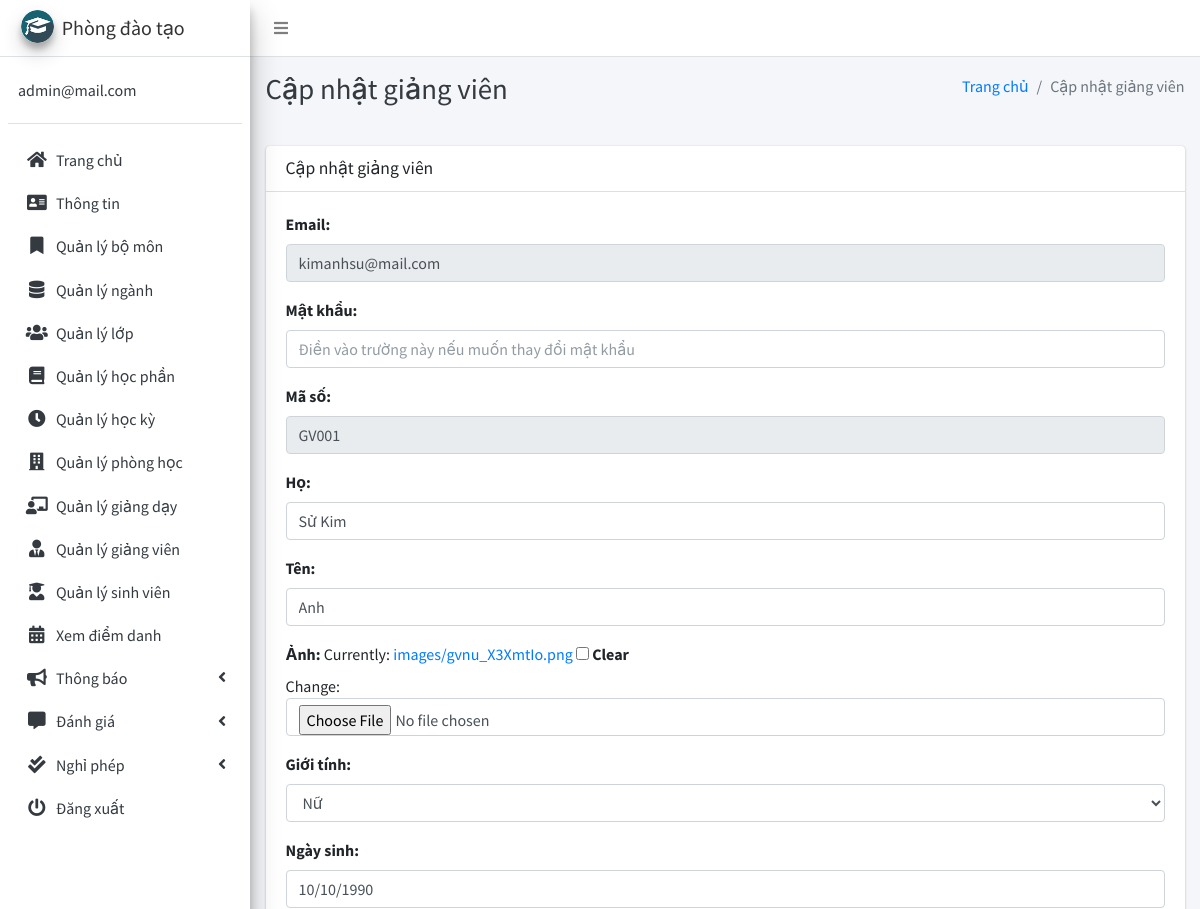
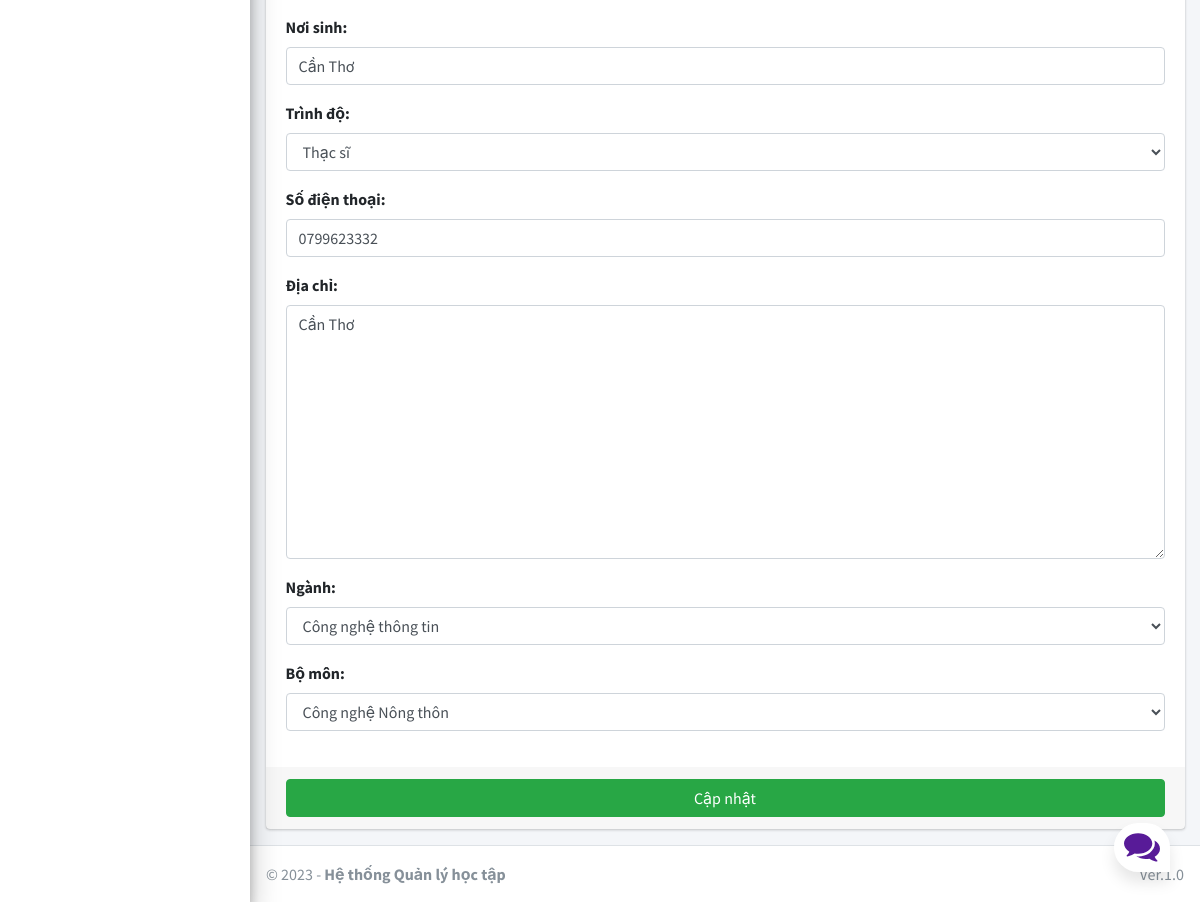
The app's page /staff/edit/GV001 (signed in) with its own data (2 pictures, top to bottom).
### main_app/models.py (models this page shows, shortened)
class CustomUser(AbstractUser):
    USER_TYPE = ((1, "PDT"), (2, "GV"), (3, "SV"))
    id = models.CharField(primary_key='True', max_length=10)
    username = None  # Removed username, using email instead
    email = models.EmailField(unique=True)
    user_type = models.CharField(default=1, choices=USER_TYPE, max_length=1)
    fcm_token = models.TextField(default="")  # For firebase notifications
    USERNAME_FIELD = "email"
    REQUIRED_FIELDS = []
    objects = CustomUserManager()

class Staff(models.Model):
    admin = models.OneToOneField(CustomUser, primary_key='True', on_delete=models.CASCADE, blank=False)
    last_name = models.CharField(max_length=200)
    first_name = models.CharField(max_length=200)
    profile_pic = models.ImageField(null=True, blank=True, upload_to="images/")
    gender = models.CharField(max_length=3, choices=gender_choice)
    dob = models.DateField(null=True)
    pob = models.CharField(max_length=200, null=True)
    level = models.CharField(max_length=30, choices=level_choice)
    number = models.CharField(max_length=15, null=True)
    address = models.TextField(null=True)
    major = models.ForeignKey(Major, on_delete=models.DO_NOTHING, null=True, blank=False)
    department = models.ForeignKey(Department, on_delete=models.DO_NOTHING, null=True, blank=False)

### main_app/hod_views.py (the view)
def edit_staff(request, admin_id):
    staff = get_object_or_404(Staff, admin_id=admin_id)
    form = StaffEditForm(request.POST or None, request.FILES or None, instance=staff)
    context = {
        'form': form,
        'admin_id': admin_id,
        'page_title': 'Cập nhật giảng viên'
    }
    if request.method == 'POST':
        if form.is_valid():
            id = form.cleaned_data.get('id')
            username = form.cleaned_data.get('username')
            last_name = form.cleaned_data.get('last_name')
            first_name = form.cleaned_data.get('first_name')
            gender = form.cleaned_data.get('gender')
            dob = form.cleaned_data.get('dob')
            pob = form.cleaned_data.get('pob')
            level = form.cleaned_data.get('level')
            number = form.cleaned_data.get('number')
            address = form.cleaned_data.get('address')
            major = form.cleaned_data.get('major')
            department = form.cleaned_data.get('department')
            email = form.cleaned_data.get('email')
            password = form.cleaned_data.get('password') or None
            profile_pic = request.FILES.get('profile_pic') or None
            try:
                user = CustomUser.objects.get(id=id)
                user.username = username
                user.email = email
                if password != None:
                    user.set_password(password)
                if profile_pic != None:
                    user.staff.profile_pic = profile_pic
                user.staff.first_name = first_name
                user.staff.last_name = last_name
                user.staff.gender = gender
                user.staff.dob = dob
                user.staff.pob = pob
                user.staff.level = level
                user.staff.number = number
                user.staff.address = address
                user.staff.major = major
                user.staff.department = department
                user.save()
                staff.save()
                messages.success(request, "Cập nhật thành công!")
                return redirect(reverse('edit_staff', args=[admin_id]))
            except Exception as e:
                messages.error(request, "Không thể cập nhật: " + str(e))
        else:
            messages.error(request, "Không thể cập nhật")
    else:
        return render(request, "hod_template/edit_staff_template.html", context)

### main_app/forms.py
class StaffEditForm(CustomUserForm):
    def __init__(self, *args, **kwargs):
        super(StaffEditForm, self).__init__(*args, **kwargs)
        self.fields['email'].disabled = True
        self.fields['id'].disabled = True
    class Meta(CustomUserForm.Meta):
        model = Staff
        labels = {
            "last_name": "Họ",
            "first_name": "Tên",
            "profile_pic": "Ảnh",
            "gender": "Giới tính",
            "dob": "Ngày sinh",
            "pob": "Nơi sinh",
            "level": "Trình độ",
            "number": "Số điện thoại",
            "email": "Email",
            "address": "Địa chỉ",
            "major": "Ngành",
            "department": "Bộ môn"
        }
        fields = CustomUserForm.Meta.fields + \
            ['last_name', 'first_name', 'profile_pic', 'gender', 'dob', 'pob', 'level', 'number', 'address', 'major', 'department']

### main_app/models.py (called while the page is built)
    def __str__(self):
        return self.name

    def __str__(self):
        return self.name

### main_app/templates/hod_template/edit_staff_template.html
{% extends 'main_app/base.html' %}
{% load static %}
{% block page_title %}{{page_title}}{% endblock page_title %}
{% block content %}
<section class="content">
    <div class="container-fluid">
        <div class="row">
            <div class="col-md-12">
                <div class="card">
                    <div class="card-header">
                        <h3 class="card-title">{{page_title}}</h3>
                    </div>
                    {% include "main_app/form_template.html" with messages=messages  form=form button_text="Cập nhật"%}
                </div>
            </div>
        </div>
    </div>
</section>
{% endblock content %}

### main_app/templates/main_app/sidebar_template.html (shortened to what this page needs)
{% load static %}
<aside class="main-sidebar sidebar-light-blue elevation-4">
    {% if request.user.user_type == '1' %}
        <a href="{% url 'admin_home' %}" class="brand-link">
            <img src="{% static 'dist/img/cmsl.png' %} " alt="AdminLTE Logo"
                 class="brand-image img-circle elevation-3">
            <span class="brand-text">Phòng đào tạo</span>
        </a>
        <div class="sidebar">
        <div class="user-panel mt-3 pb-3 mb-3 d-flex">
            <div class="info">
                <a href="#" class="d-block">{{ user }}</a>
            </div>
        </div>
        <nav class="mt-2">
        <ul class="nav nav-pills nav-sidebar flex-column" data-widget="treeview" role="menu" data-accordion="false">
        <li class="nav-item">
            {% url 'admin_home' as admin_home %}
            <a href="{{ admin_home }}" class="nav-link {% if admin_home == request.path %} active {% endif %}">
                <i class="nav-icon fas fa-home"></i>
                <p>
                    Trang chủ
                </p>
            </a>
        </li>
        <li class="nav-item">
            {% url 'admin_view_profile' as admin_view_profile %}
            <a href="{{ admin_view_profile }}"
               class="nav-link {% if admin_view_profile == request.path %} active {% endif %}">
                <i class="nav-icon fas fa-address-card"></i>
                <p>
                    Thông tin
                </p>
            </a>
        </li>
        <li class="nav-item">
            {% url 'manage_department' as manage_department %}
            <a href="{{ manage_department }}" class="nav-link {% if manage_department == request.path %} active {% endif %}">
                <i class="nav-icon fas fa-bookmark"></i>
                <p>
                    Quản lý bộ môn
                </p>
            </a>
        </li>
                <li class="nav-item">
                    {% url 'manage_major' as manage_major %}
                    {% url 'edit_major' department_id as edit_major %}
                    <a href="{{ manage_major }}"
                       class="nav-link  {% if edit_major == request.path or manage_major == request.path %} active {% endif %}">
                        <i class="nav-icon fas fa-database"></i>
                        <p>
                            Quản lý ngành
                        </p>
                    </a>
                </li>
                        <li class="nav-item">
                    {% url 'manage_grade' as manage_grade %}
                    {% url 'edit_grade' department_id as edit_grade %}
                    <a href="{{ manage_grade }}"
                       class="nav-link  {% if edit_grade == request.path or manage_grade == request.path %} active {% endif %}">
                        <i class="nav-icon fas fa-users"></i>
                        <p>
                            Quản lý lớp
                        </p>
                    </a>
                </li>
                        <li class="nav-item">
                    {% url 'manage_subject' as manage_subject %}
                    {% url 'edit_subject' subject_id as edit_subject %}
                    <a href="{{ manage_subject }}"
                       class="nav-link  {% if edit_subject == request.path or manage_subject == request.path %} active {% endif %}">
                        <i class="nav-icon fas fa-book"></i>
                        <p>
                            Quản lý học phần
                        </p>
                    </a>
                </li>
                        <li class="nav-item">
                    {% url 'manage_session' as manage_session %}
                    {% url 'edit_session' session_id as edit_session %}
                    <a href="{{ manage_session }}"
                       class="nav-link  {% if edit_session == request.path or manage_session == request.path %} active {% endif %}">
                        <i class="nav-icon fas fa-clock"></i>
                        <p>
                            Quản lý học kỳ
                        </p>
                    </a>
                </li>
                        <li class="nav-item">
                    {% url 'manage_room' as manage_room %}
                    {% url 'edit_room' room_id as edit_room %}
                    <a href="{{ manage_room }}"
                       class="nav-link {% if manage_room == request.path or request.path == edit_room %} active {% endif %}">
                        <i class="fas fa-building nav-icon"></i>
                        <p>
                            Quản lý phòng học
                        </p>
                    </a>
                </li>
                        <li class="nav-item">
                    {% url 'manage_assign' as manage_assign %}
                    {% url 'edit_assign' assign_id as edit_assign %}
                    <a href="{{ manage_assign }}"
                       class="nav-link {% if manage_assign == request.path or request.path == edit_assign %} active {% endif %}">
                        <i class="nav-icon fas fa-chalkboard-teacher"></i>
                        <p>
                            Quản lý giảng dạy
                        </p>
                    </a>
                </li>
                <li class="nav-item">
            {% url 'manage_staff' as manage_staff %}
            {% url 'edit_staff' staff_id as edit_staff %}
            <a href="{{ manage_staff }}"
               class="nav-link {% if manage_staff == request.path or request.path == edit_staff %} active {% endif %}">
                <i class="nav-icon fas fa-user-tie"></i>
                <p>
                    Quản lý giảng viên
                </p>
            </a>
        </li>
        <li class="nav-item">
            {% url 'manage_student' as manage_student %}
            {% url 'edit_student' student_id as edit_student %}
            <a href="{{ manage_student }}"
               class="nav-link  {% if edit_student == request.path or manage_student == request.path %} active {% endif %}">
                <i class="nav-icon fas fa-user-graduate"></i>
                <p>
                    Quản lý sinh viên
                </p>
            </a>
        </li>
        <li class="nav-item">
            {% url 'admin_view_attendance' as admin_view_attendance %}
            <a href="{{ admin_view_attendance }}"
               class="nav-link  {% if admin_view_attendance == request.path %} active {% endif %}">
                <i class="nav-icon fas fa-calendar-alt"></i>
                <p>
                    Xem điểm danh
                </p>
            </a>
        </li>
        <li class="nav-item has-treeview">
            <a href="#" class="nav-link">
                <i class="nav-icon fas fa-bullhorn"></i>
                <p>
                    Thông báo
                    <i class="fas fa-angle-left right"></i>
                </p>
            </a>
        </li>
                <li class="nav-item has-treeview">
            <a href="#" class="nav-link">
                <i class="nav-icon fas fa-comment-alt"></i>
                <p>
                    Đánh giá
                    <i class="fas fa-angle-left right"></i>
                </p>
            </a>
        </li>
                <li class="nav-item has-treeview">
            <a href="#" class="nav-link">
                <i class="nav-icon fas fa-check-double"></i>
                <p>
                    Nghỉ phép
                    <i class="fas fa-angle-left right"></i>
                </p>
            </a>
        </li>
    {% endif %}
    <li class="nav-item">
        <a href="{% url 'user_logout' %}"
           onclick="return confirm('Bạn có chắc chắn muốn đăng xuất?')"
           class="nav-link">
            <i class="nav-icon fas fa-power-off"></i>
            <p>
                Đăng xuất
            </p>
        </a>
    </li>
    </ul>
    </nav>
    </div>
</aside>

### main_app/templates/main_app/form_template.html (shortened to what this page needs)
<form role="form" method="POST" enctype="multipart/form-data">
    <div class="card-body">
        {% for field in form  %}
        <div class="form-group">
            {{field.label_tag}}
            {{field}}
        </div>
        {% endfor %}
    </div>
    <div class="card-footer">
        <button type="submit" class="btn btn-success btn-block">
            {% if button_text %}
            {{button_text}}
            {% else %}
            Submit
            {% endif %}
        </button>
    </div>
</form>

### main_app/static/style.css (style rules this page uses)
* { box-sizing: border-box; margin: 0; padding: 0; }
body { font-family: 'Nunito', sans-serif; font-weight: 400; font-size: 100%; background: #F1F1F1; }
*, html { --primaryGradient: linear-gradient(93.12deg, #581B98 0.52%, #9C1DE7 100%); --secondaryGradient: linear-gradient(268.91deg, #581B98 -2.14%, #9C1DE7 99.69%); --primaryBoxShadow: 0px 10px 15px rgba(0, 0, 0, 0.1); --secondaryBoxShadow: 0px -10px 15px rgba(0, 0, 0, 0.1); --primary: #581B98; }

### records on screen
CustomUser: email "admin@mail.com"
Staff: form "Sử Kim" "Anh" "Nữ" "10/10/1990" "Cần Thơ" "Thạc sĩ" "0799623332" "Cần Thơ" "Công nghệ thông tin" "Công nghệ Nông thôn"

### other values on screen
{{ page_title }} "Cập nhật giảng viên"
{{ field.label_tag }} "Email:" "Mật khẩu:" "Mã số:" "Họ:" "Tên:" "Ảnh:" "Giới tính:" "Ngày sinh:" "Nơi sinh:" "Trình độ:" "Số điện thoại:" "Địa chỉ:" "Ngành:" "Bộ môn:"
{{ button_text }} "Cập nhật"
